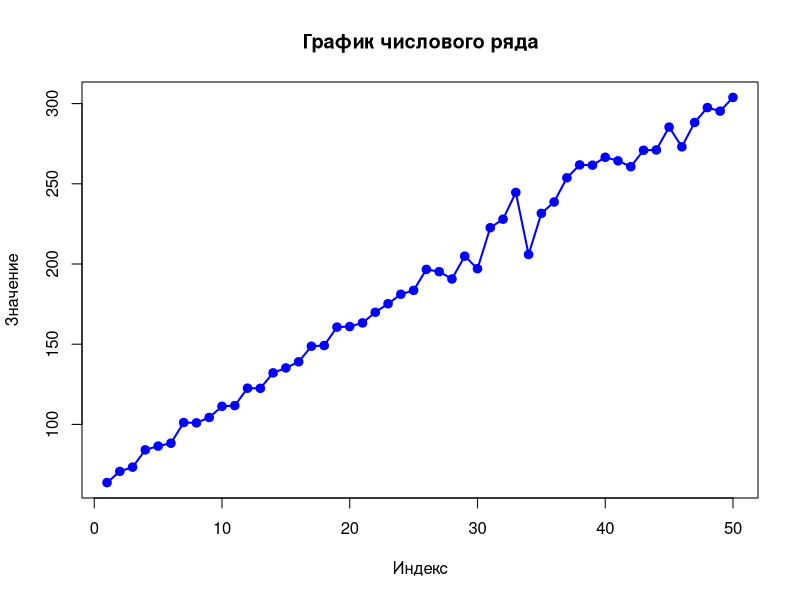

The R source for this figure:
#------------------------
# Критерий пиков и впадин
#------------------------

# Считывание данных из CSV-файла
# Убедитесь, что CSV-файл находится в рабочем каталоге.
# Если файл находится в другом месте, укажите полный путь.
data <- read.table("data.csv", header = TRUE, sep = "\n", dec = ",", row.names = NULL)


# Если столбец называется не "Value", замените его имя на соответствующее.
x <- data$Value

# Проверка: если данные не найдены, можно вывести сообщение и остановить выполнение
if(is.null(x)) {
  stop("Столбец 'Value' не найден в CSV-файле. Проверьте заголовки столбцов.")
}

# Построение графика ряда с помощью базовых функций R
plot(x, type = "o", col = "blue", pch = 19, lwd = 2,
     xlab = "Индекс", ylab = "Значение",
     main = "График числового ряда")

# Вычисляем разности между соседними элементами
diffs <- diff(x)

# Определяем знаки изменений ("+" или "-")
signs <- ifelse(diffs > 0, "+", "-")

# Подсчитываем число серий (nruns)
nruns <- 1 + sum(signs[-1] != signs[-length(signs)])

# Определяем количество наблюдений
n <- length(x)

# Вычисляем теоретическое среднее число серий
# Формула: mean_runs = (2*n - 1) / 3
mean_runs <- (2 * n - 1) / 3

# Вычисляем стандартное отклонение
# Формула: sigma = sqrt((16*n - 29) / 90)
sigma <- sqrt((16 * n - 29) / 90)

# Вычисляем поправку (correct)
# Если (nruns - mean_runs) > 0, то correct = -0.5, иначе +0.5
correct <- ifelse((nruns - mean_runs) > 0, -0.5, 0.5)

# Вычисляем z-значение
# z = (nruns - mean_runs + correct) / sigma
z <- (nruns - mean_runs + correct) / sigma

# Находим критическое значение z 
z_critical <- qnorm(0.975)

# Проверка гипотезы:
# Если (zCritical - z) > 0, выводим H0, иначе H1
hypothesis <- ifelse(z_critical - z > 0, "H0: остатки имеют случайное направление", "H1: остатки не имеют случайное направление")

# Вывод результатов в консоль
cat("Число серий (nruns):", nruns, "\n")
cat("Теоретическое среднее число серий (mean):", mean_runs, "\n")
cat("Стандартное отклонение (sigma):", sigma, "\n")
cat("Поправка (correct):", correct, "\n")
cat("z-значение:", z, "\n")
cat("Критическое значение (zCritical):", z_critical, "\n")
cat("Вывод по гипотезе:", hypothesis, "\n")
